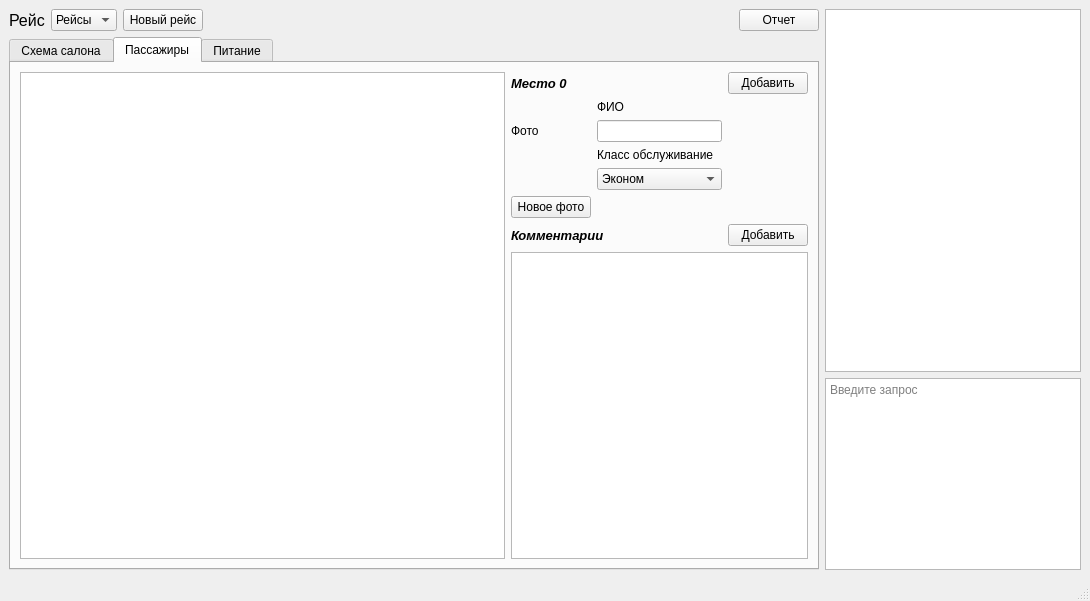
<?xml version="1.0" encoding="UTF-8"?>
<ui version="4.0">
 <class>MainWindow</class>
 <widget class="QMainWindow" name="MainWindow">
  <property name="geometry">
   <rect>
    <x>0</x>
    <y>0</y>
    <width>1090</width>
    <height>601</height>
   </rect>
  </property>
  <property name="windowTitle">
   <string>MainWindow</string>
  </property>
  <widget class="QWidget" name="centralwidget">
   <layout class="QHBoxLayout" name="horizontalLayout" stretch="1,0">
    <item>
     <layout class="QVBoxLayout" name="verticalLayout_3">
      <item>
       <layout class="QHBoxLayout" name="horizontalLayout_2">
        <item>
         <widget class="QLabel" name="flight_label">
          <property name="font">
           <font>
            <pointsize>12</pointsize>
           </font>
          </property>
          <property name="text">
           <string>Рейс</string>
          </property>
         </widget>
        </item>
        <item>
         <widget class="QComboBox" name="flight_choice">
          <item>
           <property name="text">
            <string>Рейсы</string>
           </property>
          </item>
         </widget>
        </item>
        <item>
         <widget class="QPushButton" name="new_flight">
          <property name="text">
           <string>Новый рейс</string>
          </property>
         </widget>
        </item>
        <item>
         <spacer name="horizontalSpacer">
          <property name="orientation">
           <enum>Qt::Horizontal</enum>
          </property>
          <property name="sizeHint" stdset="0">
           <size>
            <width>40</width>
            <height>20</height>
           </size>
          </property>
         </spacer>
        </item>
        <item>
         <widget class="QPushButton" name="export_data">
          <property name="text">
           <string>Отчет</string>
          </property>
         </widget>
        </item>
       </layout>
      </item>
      <item>
       <widget class="QTabWidget" name="tabWidget">
        <property name="autoFillBackground">
         <bool>false</bool>
        </property>
        <property name="currentIndex">
         <number>1</number>
        </property>
        <property name="usesScrollButtons">
         <bool>false</bool>
        </property>
        <property name="tabsClosable">
         <bool>false</bool>
        </property>
        <property name="movable">
         <bool>true</bool>
        </property>
        <property name="tabBarAutoHide">
         <bool>false</bool>
        </property>
        <widget class="QWidget" name="scheme_tab">
         <attribute name="title">
          <string>Схема салона</string>
         </attribute>
         <layout class="QGridLayout" name="gridLayout_2" columnstretch="1,0,0,0">
          <item row="0" column="1" colspan="2">
           <widget class="QLabel" name="place">
            <property name="font">
             <font>
              <pointsize>10</pointsize>
              <italic>true</italic>
              <bold>true</bold>
             </font>
            </property>
            <property name="text">
             <string>Место 0</string>
            </property>
           </widget>
          </item>
          <item row="3" column="2">
           <widget class="QLabel" name="class_label">
            <property name="text">
             <string>Класс обслуживание</string>
            </property>
           </widget>
          </item>
          <item row="2" column="2">
           <widget class="QLineEdit" name="name">
            <property name="font">
             <font>
              <bold>true</bold>
             </font>
            </property>
           </widget>
          </item>
          <item row="5" column="1">
           <widget class="QPushButton" name="new_photo">
            <property name="text">
             <string>Новое фото</string>
            </property>
           </widget>
          </item>
          <item row="7" column="1" colspan="3">
           <widget class="QListView" name="comments"/>
          </item>
          <item row="1" column="2">
           <widget class="QLabel" name="name_label">
            <property name="text">
             <string>ФИО</string>
            </property>
           </widget>
          </item>
          <item row="6" column="1" colspan="2">
           <widget class="QLabel" name="comments_label">
            <property name="font">
             <font>
              <pointsize>10</pointsize>
              <italic>true</italic>
              <bold>true</bold>
             </font>
            </property>
            <property name="text">
             <string>Комментарии</string>
            </property>
           </widget>
          </item>
          <item row="6" column="3">
           <widget class="QPushButton" name="add_comment">
            <property name="text">
             <string>Добавить</string>
            </property>
           </widget>
          </item>
          <item row="0" column="0" rowspan="8">
           <layout class="QGridLayout" name="scheme">
            <property name="sizeConstraint">
             <enum>QLayout::SetDefaultConstraint</enum>
            </property>
           </layout>
          </item>
          <item row="1" column="1" rowspan="3">
           <widget class="QLabel" name="photo">
            <property name="text">
             <string>Фото</string>
            </property>
           </widget>
          </item>
          <item row="4" column="2">
           <widget class="QComboBox" name="class_in_scheme">
            <item>
             <property name="text">
              <string>Эконом</string>
             </property>
            </item>
            <item>
             <property name="text">
              <string>Бизнес</string>
             </property>
            </item>
           </widget>
          </item>
         </layout>
        </widget>
        <widget class="QWidget" name="passengers_tab">
         <attribute name="title">
          <string>Пассажиры</string>
         </attribute>
         <layout class="QGridLayout" name="gridLayout_3" columnstretch="1,0,0,0">
          <item row="0" column="0" rowspan="8">
           <layout class="QVBoxLayout" name="verticalLayout_2">
            <item>
             <widget class="QListView" name="listView"/>
            </item>
           </layout>
          </item>
          <item row="0" column="1" colspan="2">
           <widget class="QLabel" name="place_in_passengers">
            <property name="font">
             <font>
              <pointsize>10</pointsize>
              <italic>true</italic>
              <bold>true</bold>
             </font>
            </property>
            <property name="text">
             <string>Место 0</string>
            </property>
           </widget>
          </item>
          <item row="1" column="2">
           <widget class="QLabel" name="name_label_in_passengers">
            <property name="text">
             <string>ФИО</string>
            </property>
           </widget>
          </item>
          <item row="7" column="1" colspan="3">
           <widget class="QListView" name="comments_in_passengers"/>
          </item>
          <item row="1" column="1" rowspan="3">
           <widget class="QLabel" name="photo_in_passengers">
            <property name="text">
             <string>Фото</string>
            </property>
           </widget>
          </item>
          <item row="3" column="2">
           <widget class="QLabel" name="class_label_in_passengers">
            <property name="text">
             <string>Класс обслуживание</string>
            </property>
           </widget>
          </item>
          <item row="6" column="3">
           <widget class="QPushButton" name="add_comment_in_passengers">
            <property name="text">
             <string>Добавить</string>
            </property>
           </widget>
          </item>
          <item row="2" column="2">
           <widget class="QLineEdit" name="name_in_passengers">
            <property name="font">
             <font>
              <bold>true</bold>
             </font>
            </property>
           </widget>
          </item>
          <item row="6" column="1" colspan="2">
           <widget class="QLabel" name="comments_label_in_passengers">
            <property name="font">
             <font>
              <pointsize>10</pointsize>
              <italic>true</italic>
              <bold>true</bold>
             </font>
            </property>
            <property name="text">
             <string>Комментарии</string>
            </property>
           </widget>
          </item>
          <item row="0" column="3">
           <widget class="QPushButton" name="add_passenger">
            <property name="text">
             <string>Добавить</string>
            </property>
           </widget>
          </item>
          <item row="5" column="1">
           <widget class="QPushButton" name="new_photo_in_passengers">
            <property name="text">
             <string>Новое фото</string>
            </property>
           </widget>
          </item>
          <item row="4" column="2">
           <widget class="QComboBox" name="class_in_passengers">
            <item>
             <property name="text">
              <string>Эконом</string>
             </property>
            </item>
            <item>
             <property name="text">
              <string>Бизнес</string>
             </property>
            </item>
           </widget>
          </item>
         </layout>
        </widget>
        <widget class="QWidget" name="food_tab">
         <attribute name="title">
          <string>Питание</string>
         </attribute>
         <layout class="QHBoxLayout" name="horizontalLayout_5">
          <item>
           <widget class="QListView" name="food_list"/>
          </item>
          <item>
           <layout class="QGridLayout" name="gridLayout" rowstretch="0,0,0" columnstretch="0,0">
            <property name="topMargin">
             <number>100</number>
            </property>
            <property name="bottomMargin">
             <number>0</number>
            </property>
            <property name="verticalSpacing">
             <number>12</number>
            </property>
            <item row="1" column="0">
             <widget class="QSpinBox" name="food_count">
              <property name="maximum">
               <number>9999</number>
              </property>
             </widget>
            </item>
            <item row="0" column="0">
             <widget class="QLineEdit" name="food_name">
              <property name="font">
               <font>
                <pointsize>18</pointsize>
               </font>
              </property>
              <property name="text">
               <string>Название</string>
              </property>
              <property name="placeholderText">
               <string>Напишите название</string>
              </property>
             </widget>
            </item>
            <item row="0" column="1">
             <widget class="QPushButton" name="add_button">
              <property name="text">
               <string>Добавить</string>
              </property>
             </widget>
            </item>
            <item row="2" column="0">
             <spacer name="verticalSpacer">
              <property name="orientation">
               <enum>Qt::Vertical</enum>
              </property>
              <property name="sizeHint" stdset="0">
               <size>
                <width>20</width>
                <height>40</height>
               </size>
              </property>
             </spacer>
            </item>
           </layout>
          </item>
         </layout>
        </widget>
       </widget>
      </item>
     </layout>
    </item>
    <item>
     <layout class="QVBoxLayout" name="verticalLayout" stretch="1,0">
      <property name="sizeConstraint">
       <enum>QLayout::SetDefaultConstraint</enum>
      </property>
      <item>
       <widget class="QTextBrowser" name="modelAnswer"/>
      </item>
      <item>
       <widget class="QTextEdit" name="questionType">
        <property name="placeholderText">
         <string>Введите запрос</string>
        </property>
       </widget>
      </item>
     </layout>
    </item>
   </layout>
  </widget>
  <widget class="QMenuBar" name="menubar">
   <property name="geometry">
    <rect>
     <x>0</x>
     <y>0</y>
     <width>1090</width>
     <height>22</height>
    </rect>
   </property>
  </widget>
  <widget class="QStatusBar" name="statusbar"/>
 </widget>
 <resources/>
 <connections/>
</ui>
